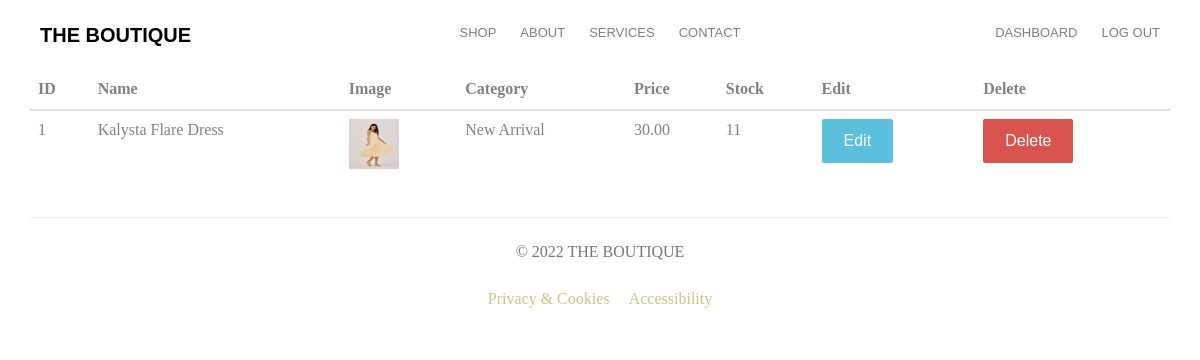
Screenshot of /admin/display_product (signed in) with the database file from the repository.
### ecommercesite/database.py (models this page shows, shortened)
class Addproducts(db.Model):
    __searchable__ = ['name','description']
    id = db.Column(db.Integer, primary_key=True)
    name = db.Column(db.String(80), nullable=False)
    description = db.Column(db.Text, nullable=False)
    length = db.Column(db.Integer, nullable=False)
    width = db.Column(db.Integer, nullable=False)
    depth = db.Column(db.Integer, nullable=False)
    category_id = db.Column(db.Integer, db.ForeignKey('category.id'),nullable=False)
    category = db.relationship('Category',backref=db.backref('categories', lazy=True))
    price = db.Column(db.Numeric(10,2), nullable=False)
    stock = db.Column(db.Integer, nullable=False)
    pub_date = db.Column(db.DateTime, nullable=False,default=datetime.utcnow)
    image_1 = db.Column(db.String(150), nullable=False, default='product-single-1.jpg')
    image_2 = db.Column(db.String(150), nullable=False, default='product-single-2.jpg')
    image_3 = db.Column(db.String(150), nullable=False, default='product-single-3.jpg')
    image_4 = db.Column(db.String(150), nullable=False, default='product-single-4.jpg')
    image_5 = db.Column(db.String(150), nullable=False, default='product-single-5.jpg')

class Category(db.Model):
    id = db.Column(db.Integer, primary_key=True)
    name = db.Column(db.String(30), unique=True, nullable=False)

### ecommercesite/routes.py (the view)
@app.route('/admin/display_product')
@login_required
@admin_required
def display_product():
    products = Addproducts.query.all()
    return render_template('admin/display_product.html', title='Product List', products=products)

### ecommercesite/database.py (called while the page is built)
@login_manager.user_loader
def load_user(user_id):
    return User.query.get(int(user_id))

### ecommercesite/routes.py (called while the page is built)
def admin_required(f):
    @wraps(f)
    def wrap(*args, **kwargs):
        if current_user.role == "admin":
            return f(*args, **kwargs)
        else:
            abort(401)
    return wrap

### ecommercesite/templates/admin/display_product.html (shortened to what this page needs)
{% extends 'layout.html' %}
{% block content %}
<div class="container">
    <table class="table tbale-sm">
        <thead>
            <th>ID</th>
            <th>Name</th>
            <th>Image</th>
            <th>Category</th>
            <th>Price</th>
            <th>Stock</th>
            <th>Edit</th>
            <th>Delete</th>
        </thead>
        <tbody>
          {% for product in products %}
          <tr>
            <td>{{loop.index}}</td>
            <td>{{ product.name }}</td>
            <td> <img src="{{url_for('static',filename='product_pics/' + product.image_1)}}" alt="{{product.name}}" width="50" height="50"></td>
            <td>{{ product.category.name}}</td>
            <td>{{ product.price }}</td>
            <td>{{ product.stock }}</td>
            <td> <a href="{{url_for('update_product', id=product.id)}}" class="btn btn-sm btn-info">Edit </a> </td>
            <td><button type="button" class="btn btn-danger btn-sm" data-toggle="modal" data-target="#exampleModal-{{product.id}}">
              Delete
            </button></td>
          </tr>
        {% endfor %}
    </tbody>
</table>
</div>
{% endblock content %}

### ecommercesite/static/style.css (style rules this page uses)
body { font-family: "Playfair Display", serif; font-weight: 400; font-size: 16px; line-height: 1.7; color: #828282; background: #fff; }
a { color: #d1c286; -webkit-transition: 0.5s; -o-transition: 0.5s; transition: 0.5s; }
.btn { margin-right: 4px; margin-bottom: 4px; font-family: "Montserrat", Arial, sans-serif; font-size: 16px; font-weight: 400; -webkit-border-radius: 2px; -moz-border-radius: 2px; -ms-border-radius: 2px; border-radius: 2px; -webkit-transition: 0.5s; -o-transition: 0.5s; transition: 0.5s; padding: 8px 20px; }
.btn-info { background: #5bc0de; color: #fff; border: 2px solid #5bc0de; }
.btn-danger { background: #d9534f; color: #fff; border: 2px solid #d9534f; }

### rows the page displays
Addproducts: name "Kalysta Flare Dress", image_1 (picture), category.name "New Arrival", price "30.00", stock "11"
